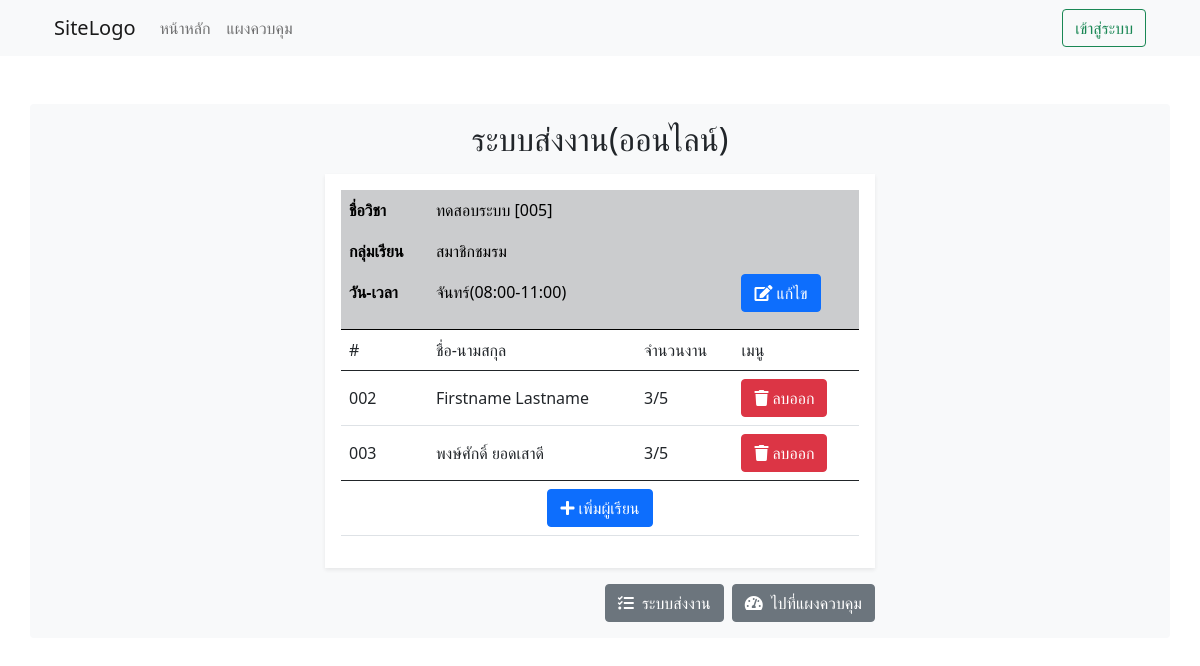
Page /assign/man.php?classid=5 (signed in) on the committed database.
### tables this page shows
CREATE TABLE `tb_class` (
  `ClassID` int(3) UNSIGNED ZEROFILL NOT NULL,
  `ClassTitle` varchar(50) NOT NULL,
  `ClassDetail` varchar(255) NOT NULL,
  `OwnerID` int(3) UNSIGNED ZEROFILL NOT NULL DEFAULT 001,
  `Day` enum('อาทิตย์','จันทร์','อังคาร','พุธ','พฤหัสบดี','ศุกร์','เสาร์') NOT NULL,
  `ClassBegin` time NOT NULL DEFAULT '08:00:00',
  `ClassEnd` time NOT NULL
);

CREATE TABLE `tb_enroll` (
  `UserID` int(3) UNSIGNED ZEROFILL NOT NULL,
  `ClassID` int(3) UNSIGNED ZEROFILL NOT NULL
);

CREATE TABLE `tb_user` (
  `UserID` int(3) UNSIGNED ZEROFILL NOT NULL,
  `Username` varchar(50) NOT NULL,
  `Password` varchar(50) NOT NULL,
  `Name` varchar(50) NOT NULL,
  `Status` enum('ADMIN','USER') NOT NULL DEFAULT 'USER'
);

### assign/man.php (the view, shortened to what this page needs)
<!DOCTYPE html>
<html lang="en">
<?php
include("../sys_db_connect.php");
$stmt = $mysqli->prepare("SELECT *,(SELECT COUNT(*) FROM tb_exercise WHERE ClassID = tb_class.ClassID) AS TotalWork FROM tb_class WHERE ClassID=?");
$stmt->bind_param("i", $_GET['classid']);
$stmt->execute();
$class = $stmt->get_result()->fetch_assoc();
$begin = date("H:i", strtotime($class['ClassBegin']));
$end = date("H:i", strtotime($class['ClassEnd']));
$sql = "SELECT *,
        (SELECT COUNT(*) FROM tb_exercisesend WHERE ExerciseID IN(
            SELECT ExerciseID FROM tb_exercise WHERE ClassID=e.ClassID
            )
        )AS WorkSent
        FROM tb_enroll e
        INNER JOIN tb_user u ON e.UserID=u.UserID WHERE ClassID=?";
$stmt = $mysqli->prepare($sql);
$stmt->bind_param("i", $_GET['classid']);
$stmt->execute();
$users = $stmt->get_result()->fetch_all(MYSQLI_ASSOC);
?>
<head>
    <link rel="stylesheet" href="https://cdnjs.cloudflare.com/ajax/libs/twitter-bootstrap/5.0.0-beta1/css/bootstrap.min.css" />
    <link rel="stylesheet" href="https://cdnjs.cloudflare.com/ajax/libs/font-awesome/5.15.2/css/all.min.css" />
</head>
<body>
    <header class="bg-light">
        <div class="container">
            <nav class="navbar navbar-expand-lg navbar-light ">
                <div class="container-fluid">
                    <a class="navbar-brand" href="/Anuchit/index.php">SiteLogo</a>
                    <div class="collapse navbar-collapse" id="navbarSupportedContent">
                        <ul class="navbar-nav me-auto mb-2 mb-lg-0">
                            <li class="nav-item">
                                <a class="nav-link" aria-current="page" href="/Anuchit/index.php">หน้าหลัก</a>
                            </li>
                            <li class="nav-item">
                                <a class="nav-link" href="/Anuchit/dashboard.php">แผงควบคุม</a>
                            </li>
                        </ul>
                        <div class="d-flex ms-3">
                            <a href="./login.php" class="btn btn-outline-success">เข้าสู่ระบบ</a>
                        </div>
                    </div>
                </div>
            </nav>
        </div>
    </header>
    <main>
        <div class="container mt-5 bg-light p-3 rounded">
            <h2 class="col-12 text-center">ระบบส่งงาน(ออนไลน์)</h2>
            <div class="col-12 bg-white p-3 mt-3 shadow-sm mx-auto" style="max-width:550px">
                <table class="table align-middle table-hover">
                    <thead class="table-active table-secondary">
                        <tr>
                            <th>ชื่อวิชา</td>
                            <td colspan=3><?= $class['ClassTitle'] . " [" . str_pad($class['ClassID'], 3, "0", false) . "]" ?></td>
                        </tr>
                        <tr>
                            <th>กลุ่มเรียน</td>
                            <td colspan=3><?= $class['ClassDetail'] ?></td>
                        </tr>
                        <tr>
                            <th>วัน-เวลา</td>
                            <td colspan=2><?= $class['Day'] . "(" . $begin . "-" . $end . ")" ?></td>
                            <td class="py-0">
                                <a href="./edi.php?classid=<?= $_GET['classid'] ?>" class="btn btn-primary">
                                    <i class="fa fa-edit me-1" aria-hidden="true"></i>แก้ไข
                                </a>
                            </td>
                        </tr>
                        <tr>
                            <td colspan=4></td>
                        </tr>
                    </thead>
                    <thead>
                        <tr>
                            <td>#</td>
                            <td>ชื่อ-นามสกุล</td>
                            <td>จำนวนงาน</td>
                            <td>เมนู</td>
                        </tr>
                    </thead>
                    <tbody>
                        <?php
                        foreach ($users as $user) {
                        ?>
                            <tr>
                                <td><?= str_pad($user['UserID'], 3, "0", STR_PAD_LEFT) ?></td>
                                <td><?= $user['Name'] ?></td>
                                <td><?= $user['WorkSent'] . "/" . $class['TotalWork'] ?></td>
                                <td>
                                    <a href="./rem.php?classid=<?= $_GET['classid'] ?>&userid=<?= $user['UserID'] ?>" class="btn btn-danger">
                                        <i class="fa fa-trash me-1" aria-hidden="true"></i>ลบออก
                                    </a>
                                </td>
                            </tr>
                        <?php
                        }
                        ?>
                    </tbody>
                    <tfoot>
                        <tr>
                            <td colspan=4>
                                <div class="col-sm-12 text-center">
                                    <a href="./add.php?classid=<?= $_GET['classid'] ?>" class="btn btn-primary">
                                        <i class="fa fa-plus me-1" aria-hidden="true"></i>เพิ่มผู้เรียน
                                    </a>
                                </div>
                            </td>
                        </tr>
                    </tfoot>
                </table>
            </div>
            <div class="col-12 mt-3 mx-auto text-end" style="max-width:550px">
                <a href="./" class="btn btn-secondary me-1">
                    <i class="fa fa-tasks me-1" aria-hidden="true"></i> ระบบส่งงาน
                </a>
                <a href="../dashboard.php" class="btn btn-secondary">
                    <i class="fa fa-tachometer-alt me-1" aria-hidden="true"></i> ไปที่แผงควบคุม
                </a>
            </div>
        </div>
    </main>
</body>
</html>

### rows in the picture
tb_class: ClassTitle "ทดสอบระบบ", ClassID "005", ClassDetail "สมาชิกชมรม", Day "จันทร์", ClassBegin "08:00", ClassEnd "11:00"
tb_enroll: UserID.UserID "002", UserID.Name "Firstname Lastname", WorkSent "3", TotalWork "5"
tb_enroll: UserID.UserID "003", UserID.Name "พงษ์ศักดิ์ ยอดเสาดี", WorkSent "3", TotalWork "5"
